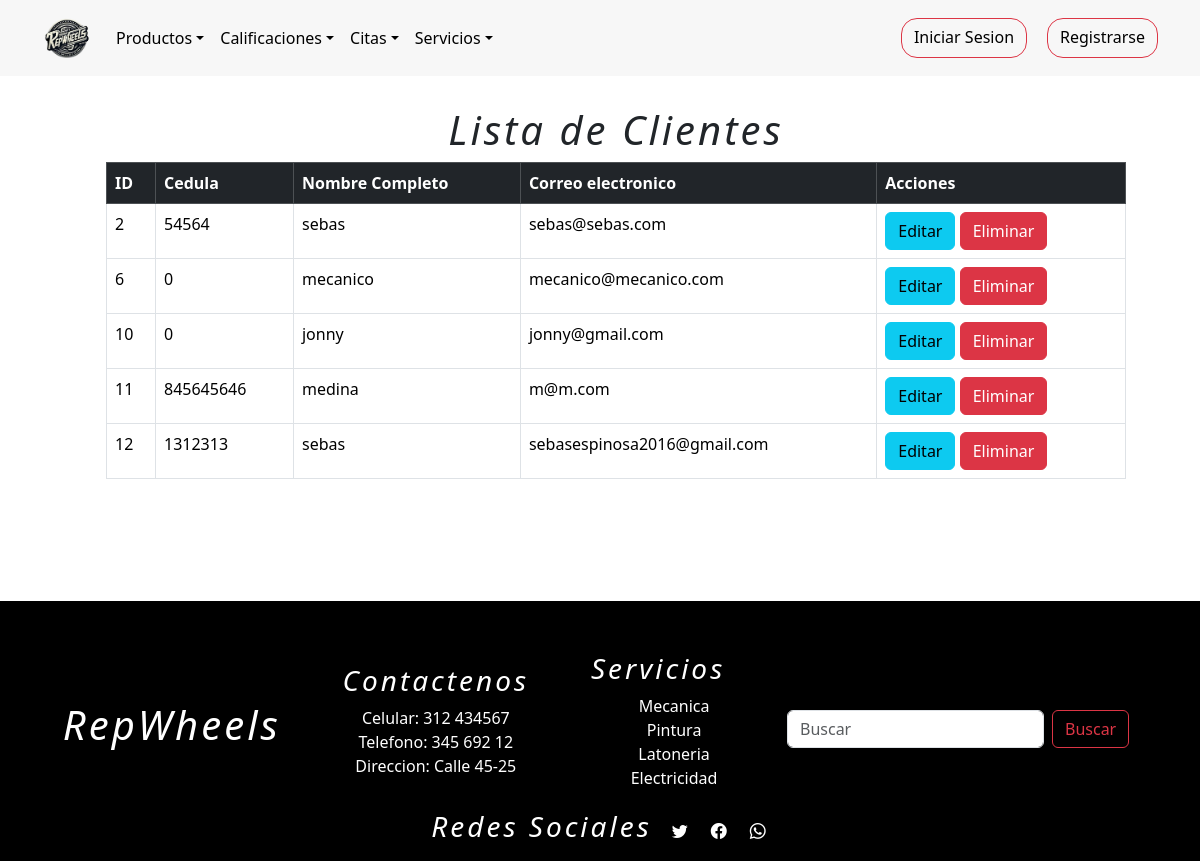
/listarCliente/, run on an earlier commit of the app's database.
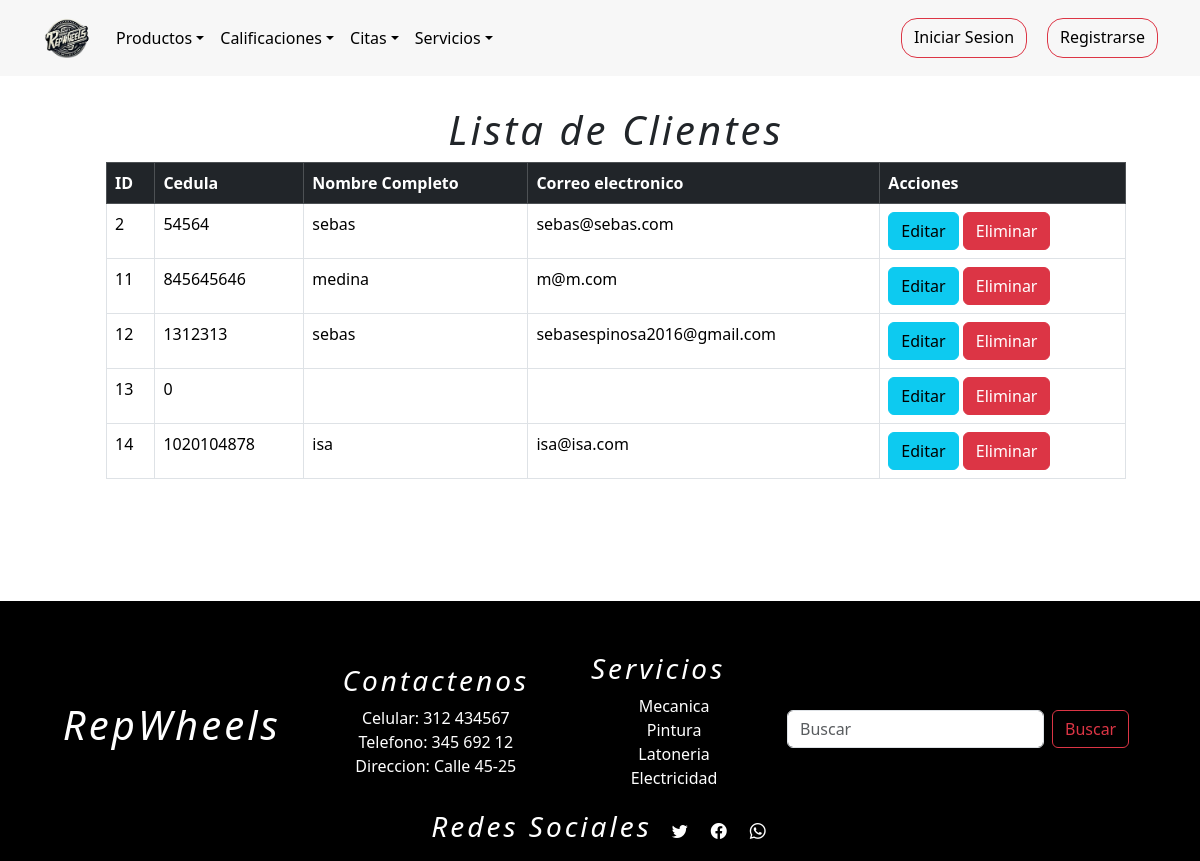
And on a later commit of the database.
### tienda/models.py (models this page shows, shortened)
class Usuarios(AbstractUser):
    username = None
    nombre = models.CharField(max_length=254)
    email = models.EmailField(max_length=254, unique=True,blank=False,null=True)
    password = models.CharField(max_length=254,blank=False,null=True)
    foto = models.ImageField(upload_to="fotos_usuarios/", default="fotos_usuarios/user.png")
    token_recuperar = models.CharField(max_length=254,blank=False,null=False,default=0)
    telefono=models.IntegerField(null=False,blank=True,default='0')
    cargo = models.CharField(max_length=254,null=False)
    direccion=models.CharField(max_length=254)
    cedula=models.IntegerField(blank=True,null=False,default='0')
    ROLES = (
        (1,"administrador"),
        (2,"proveedor"),
        (3,"empleado"),
        (4,"cliente"),
    )
    rol=models.IntegerField(choices=ROLES,default=4)
    n = models.IntegerField(blank=True,null=False,default=0)
    USERNAME_FIELD = "email"
    REQUIRED_FIELDS = ["nombre"]
    objects = CustomUserManager()

### tienda/views.py (the view)
# urls.py: path('listarCliente/',views.listarCliente, name="listarCliente"),
def listarCliente(request):
    q = Usuarios.objects.filter(rol=4)
    contexto = {"data" : q}
    return render(request, "tienda/clientes/listarCliente.html",contexto)

### tienda/templates/tienda/clientes/listarCliente.html (shortened to what this page needs)
{% extends 'tienda/base1.html' %}
{% load static %}
{% block contenedor %}
<div class="container-fluid m-3" style="padding:90px;">
<h1 class="h1">Lista de Clientes</h1>
<table class="table table-bordered">
  <thead class="table-dark">
    <tr>
      <th>ID</th>
      <th>Cedula</th>
      <th>Nombre Completo</th>
      <th>Correo electronico</th>
      <th>Acciones</th>
    </tr>
  </thead>
  <tbody>
    {% for r in data %}
    <tr>
      <td>{{ r.id }}</td>
      <td>{{ r.cedula }}</td>
      <td>{{ r.nombre }}</td>
      <td>{{ r.email }}</td>
      <td>
        <a type="button" class="btn btn-info" href="{% url 'clientesEditar' r.id %}"> Editar <br></a>
        <a type="button" class="btn btn-danger"
          href="javascript:eliminar('{% url 'clientesEliminar' r.id %}')">Eliminar</a>
      </td>
    </tr>
    {% endfor %}
  </tbody>
</table>
</div>
{% endblock %}

What changed in the data, as far as the page shows it:
no longer on this page (row edited): Usuarios: id "6", cedula "0", nombre "mecanico", email "mecanico@mecanico.com"
no longer on this page (row edited): Usuarios: id "10", cedula "0", nombre "jonny", email "jonny@gmail.com"
added Usuarios: id "13", cedula "0"
added Usuarios: id "14", cedula "1020104878", nombre "isa", email "isa@isa.com"
